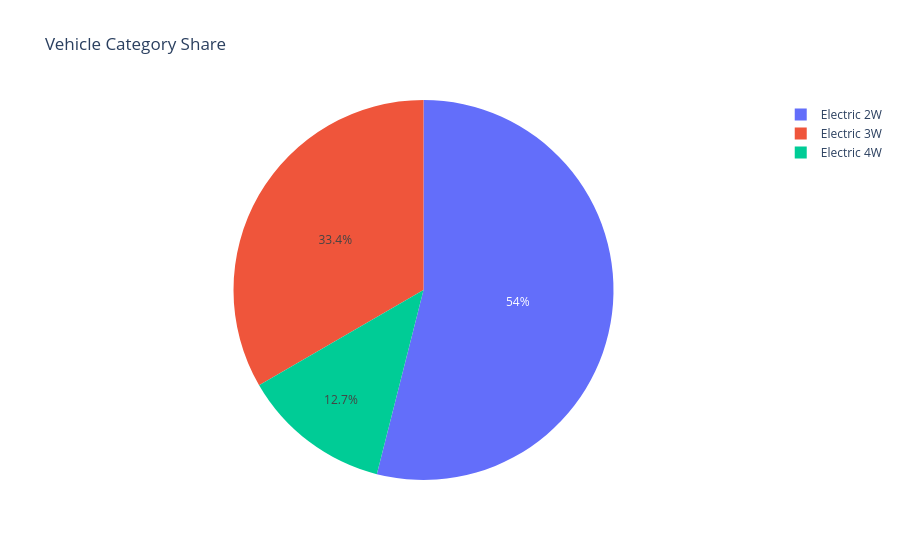

The code cell stored with this chart in its notebook:
### Code cell
fig = px.pie(
    vehicle,
    names="Vehicle_Category",
    values="EV_Sales",
    title="Vehicle Category Share"
)

fig.show()

### Figure 1 — Plotly figure (JSON) as saved in the notebook; plotly's stock layout.template omitted (floating-point values rounded to 4 significant figures)
{"data": [{"domain": {"x": [0, 1], "y": [0, 1]}, "hovertemplate": "Vehicle_Category=%{label}<br>EV_Sales=%{value}<extra></extra>", "labels": ["Electric 2W", "Electric 3W", "Electric 4W"], "legendgroup": "", "name": "", "showlegend": true, "type": "pie", "values": [607760, 375770, 142990]}], "layout": {"legend": {"tracegroupgap": 0}, "title": {"text": "Vehicle Category Share"}}}
